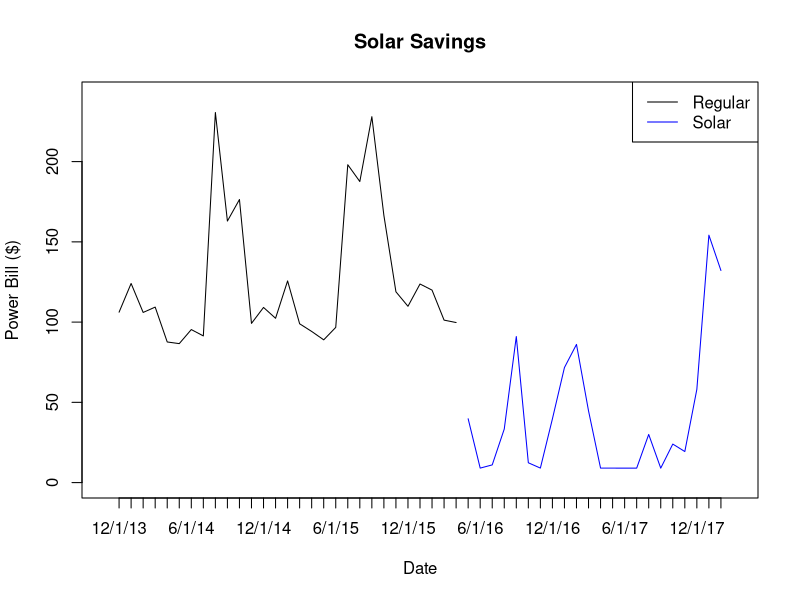
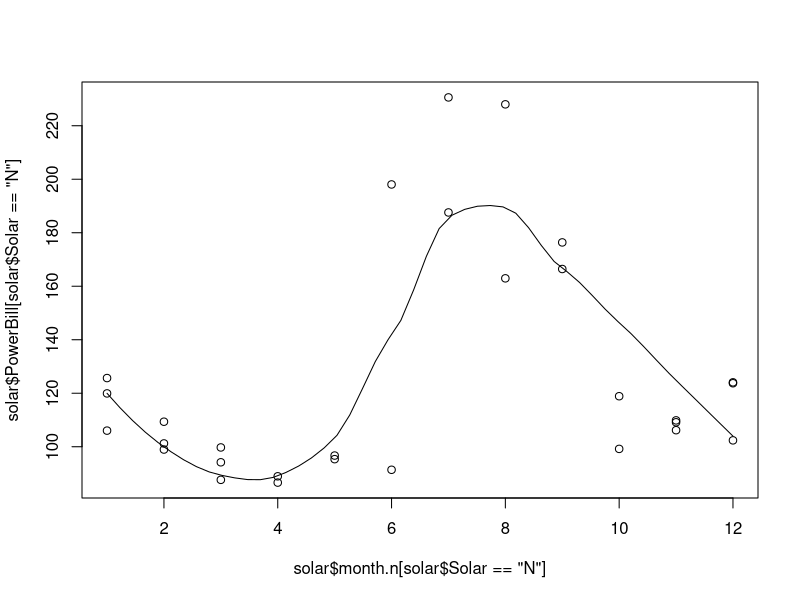
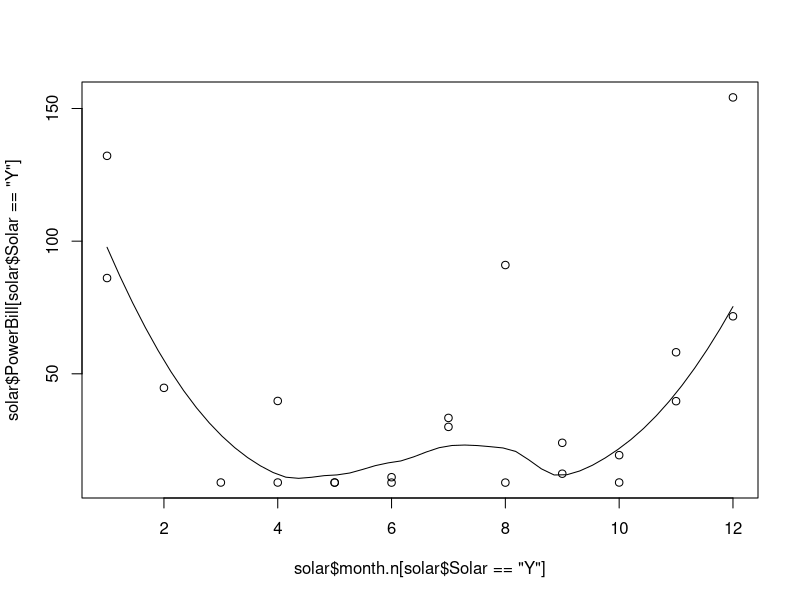
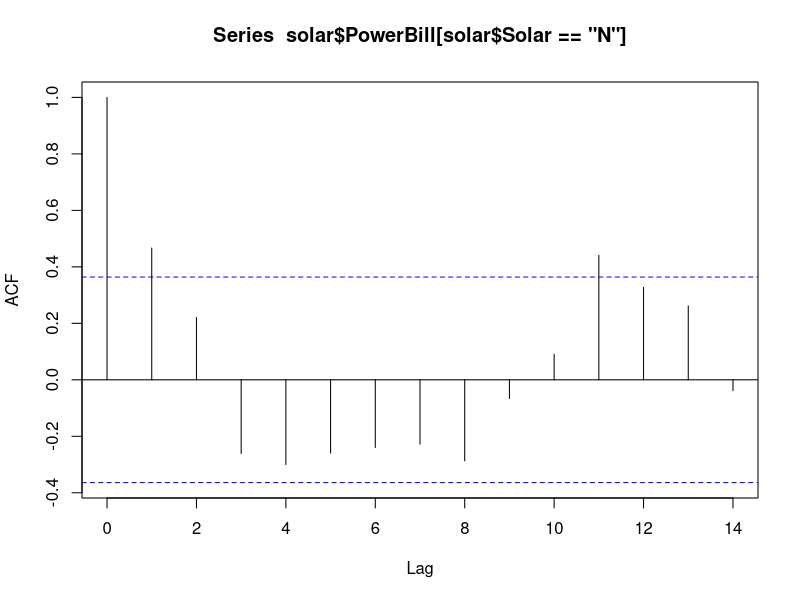
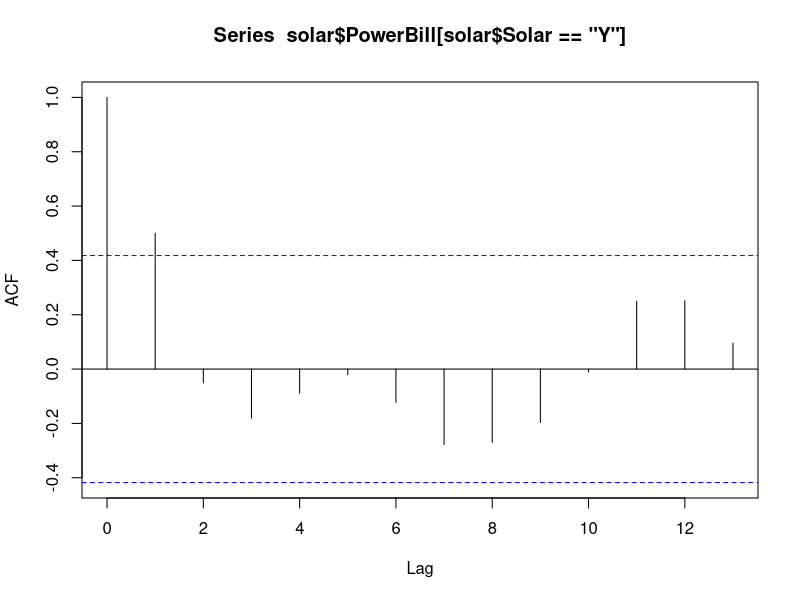
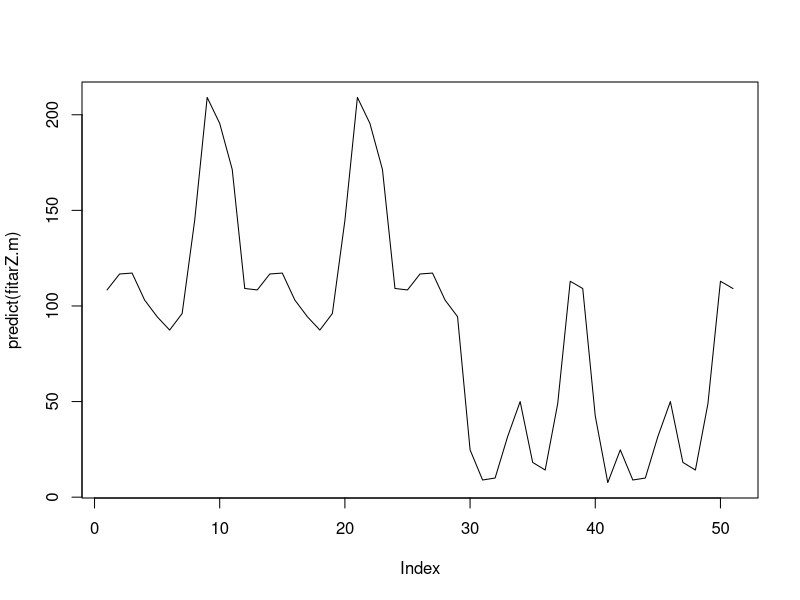
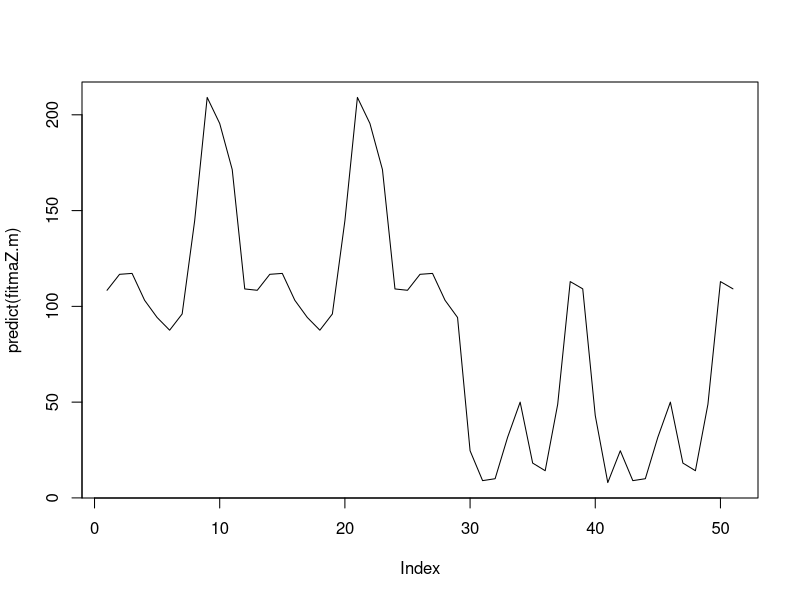
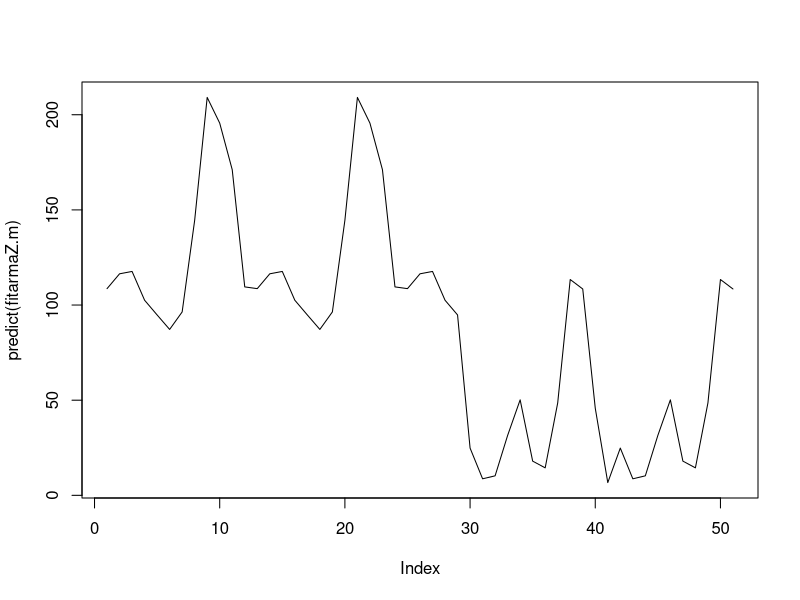

Generate these figures, in order, with R: (Note: this script raises an error after producing the figures.)
#
library(nlme)

solar <- read.csv("SolarSavings.csv",as.is=TRUE)
plot(solar$PowerBill[solar$Solar=='N'],xlim=c(0,52),ylim=c(0,240),type="l",xaxt="n", ylab="Power Bill ($)", xlab="Date", main= "Solar Savings")
axis(1,at=1:nrow(solar),labels=solar$Date)

lines((1:nrow(solar))[solar$Solar=='Y'],solar$PowerBill[solar$Solar=='Y'],col="blue")
legend("topright",col=c("black","blue"),legend=c("Regular", "Solar"),lty=1)

# create time indicator
solar$ztime <- 1:length(solar$Date) - 1
solar$rtime <- c(1:sum(solar$Solar == "N") - 1, 1:sum(solar$Solar == "Y") - 1)

# Create Month column
solar$month.n <- as.numeric(sapply(strsplit(solar$Date, "/"), "[",1)) - 1
solar$month.n[solar$month.n == 0] <- 12
solar$month <-  as.factor(sprintf("%02d",solar$month.n))

# seasonality by month
scatter.smooth(solar$month.n[solar$Solar == "N"],solar$PowerBill[solar$Solar == "N"],degree=2)

scatter.smooth(solar$month.n[solar$Solar == "Y"],solar$PowerBill[solar$Solar == "Y"],degree=2)


# Different seasonality for Solar and Non Solar
sn <- c(0,0,0,0,0,1,1,1,1,0,0,0) 
sy <- c(1,1,0,0,0,0,0,0,0,0,1,1) 


solar$season <- sapply(1:length(solar$Solar), function(i) ifelse(solar$Solar[i] == "N",  sn[solar$month.n[i]], sy[solar$month.n[i]])) + 1


# Explore Correlation
acf(solar$PowerBill[solar$Solar == "N"])
acf(solar$PowerBill[solar$Solar == "Y"])



#########################
# Ztime models by month # 
#########################

# Fit AR(1) model
fitarZ.m <- gls(PowerBill ~ -1 + month:Solar, correlation = corAR1(form=~ztime),data=solar,method="ML")
summary(fitarZ.m)
plot(predict(fitarZ.m),type="l")

# Fit MA(1)
fitmaZ.m <- gls(PowerBill ~ -1 + month:Solar, correlation = corARMA(form=~ztime,p=0,q=1),data=solar,method="ML")
summary(fitmaZ.m)
plot(predict(fitmaZ.m),type="l")

# Fit ARMA(1,1)
fitarmaZ.m <- gls(PowerBill ~ -1 + month:Solar, correlation = corARMA(form=~ztime,p=1,q=1),data=solar,method="ML")
summary(fitarmaZ.m)
plot(predict(fitarmaZ.m),type="l")

######################
# Ztime Models By PS #
######################
# effect for 'peak' season

# fit AR(1)
fitarZ.ps <- gls(PowerBill ~ -1 + as.factor(season):Solar, correlation = corAR1(form=~ztime),data=solar,method="ML")
summary(fitarZ.ps)
plot(predict(fitarZ.ps),type="l")


# Fit MA(1)
fitmaZ.ps <- gls(PowerBill ~ -1 + as.factor(season):Solar, correlation = corARMA(form=~ztime|Solar,p=0,q=1),data=solar,method="ML")
summary(fitmaZ.ps)
plot(predict(fitmaZ.ps),type="l")

# Fit ARMA(1,1)
fitarmaZ.ps <- gls(PowerBill ~ -1 + as.factor(season):Solar, correlation = corARMA(form=~ztime|Solar,p=1,q=1),data=solar,method="ML")
summary(fitarmaZ.ps)
plot(predict(fitarmaZ.ps),type="l")


############################
# Time by Solar, Non Solar #
# 'rtime'                  #
############################
#effect for month
fitar.m <- gls(PowerBill ~ -1 + as.factor(month.n):Solar, correlation = corARMA(form=~rtime|Solar,p=1,q=0),data=solar,method="ML")
summary(fitar.m)
plot(predict(fitar.m),type="l")

fitma.m <- gls(PowerBill ~ -1 + as.factor(month.n):Solar, correlation = corARMA(form=~rtime|Solar,p=0,q=1),data=solar,method="ML")
summary(fitma.ps)
plot(predict(fitma.m),type="l")

fitarma.m <- gls(PowerBill ~ -1 + as.factor(month.n):Solar, correlation = corARMA(form=~rtime|Solar,p=1,q=1),data=solar,method="ML")
summary(fitarma.m)
plot(predict(fitma.m),type="l")


# effect for peak season
fitar.ps <- gls(PowerBill ~ -1 + as.factor(season):Solar, correlation = corARMA(form=~rtime|Solar,p=1,q=0),data=solar,method="ML")
summary(fitar.ps)
plot(predict(fitar.ps),type="l")

fitma.ps <- gls(PowerBill ~ -1 + as.factor(season):Solar, correlation = corARMA(form=~rtime|Solar,p=0,q=1),data=solar,method="ML")
summary(fitma.ps)
plot(predict(fitma.ps),type="l")

fitarma.ps <- gls(PowerBill ~ -1 + as.factor(season):Solar, correlation = corARMA(form=~rtime|Solar,p=1,q=1),data=solar,method="ML")
summary(fitarma.ps)
plot(predict(fitma.ps),type="l")

AIC(fitarma.ps,fitarma.m,fitar.ps,fitma.ps,fitar.m,fitma.m)

# Prediction into the future
sigma2 <- fitar.ps$sigma^2
phi <- coef(fitar.ps$modelStruct$corStruct,unconstrained=FALSE)

# AR(1)
intervals(fitar.ps)

n.sn <- sum(solar$Solar == "N")
n.sy<- sum(solar$Solar == "Y")

# 1) predict how much has been saved already
w <- "N"
n <- n.sn
k <- n.sy 
R <- diag(k+n)
R <- sigma2*phi^(abs(row(R) - col(R)))
X.all <- model.matrix(~-1 + as.factor(sn[solar$month.n]+1))
Xstar <- X.all[n+1:k,]
X <- X.all[1:n,]
bhat <- coef(fitar.ps)
bw <- 1:2

pred.savings <- Xstar %*% bhat[bw] + R[n+1:k,1:n] %*% solve(R[1:n,1:n]) %*% (solar[solar$Solar == w,"PowerBill"][1:n] - X %*% bhat[bw])
pred.var <- R[n+1:k,n+1:k] - R[n+1:k,1:n] %*% solve(R[1:n,1:n]) %*% R[1:n,n+1:k]
  list(pred.mn,pred.var)
  
A <- matrix(1,ncol=k)
# Expected amount saved
m.sav <- A %*% (pred.savings - solar[solar$Solar == "Y","PowerBill"])
m.sav <- as.numeric(m.sav)

# Confidence interval on amount saved
sd.sav <- as.numeric(sqrt(A %*% pred.var %*% t(A)))
m.sav + c(-1,1) * qnorm(0.975) * sd.sav


prediction <- function(n,k,R,X.all,bw,w) {
  Xstar <- X.all[n+1:k,]
  X <- X.all[1:n,]
  pred.mn <- Xstar %*% bhat[bw] + R[n+1:k,1:n] %*% solve(R[1:n,1:n]) %*% (solar[solar$Solar == w,"PowerBill"][1:n] - X %*% bhat[bw])
  pred.var <- R[n+1:k,n+1:k] - R[n+1:k,1:n] %*% solve(R[1:n,1:n]) %*% R[1:n,n+1:k]
  list(pred.mn,pred.var)
}


# General prediction for k months into the future into the future
k <- 12

predict.sav <- function(k) {
	months <- c(solar$month.n,rep(c(2:12,1),times=ceiling(k/12))[1:k])
	
	R.n <- diag(k+n.sn+n.sy)
	R.n <- sigma2*phi^(abs(row(R.n) - col(R.n)))
	nn <- n.sn
	kn <- k+n.sy
	xn <- as.factor(sn[months]+1)
	Xn.all <- model.matrix(~-1 + xn)
	
	R.s <- diag(k+n.sy)
	R.s <- sigma2*phi^(abs(row(R.s) - col(R.s)))
	ns <- n.sy
	ks <- k
	xs <- as.factor(sy[months[(n.sn+1):length(months)]]+1)
	Xs.all <- model.matrix(~-1 + xs)
	
	if (k != 0) {
	  p.s <- prediction(ns,ks,R.s,Xs.all,3:4,"Y")
	  As <- matrix(1,ncol=k)
	  v.s <- As %*% p.s[[2]] %*% t(As) 
	} else {
	  p.s <- list(0,0)
	  v.s <- 0
	}
	p.n <- prediction(nn,kn,R.n,Xn.all,1:2,"N")
	
	m.sav <- sum(p.n[[1]]) - sum(p.s[[1]]) - sum(solar[solar$Solar == "Y","PowerBill"])
	
	An <- matrix(1,ncol=n.sy+k)
	sd.sav <- as.numeric(sqrt(v.s + An %*% p.n[[2]] %*% t(An)))
	c(est=m.sav, m.sav + c(lower=-1,upper=1) * qnorm(0.975) * sd.sav)
}

# show savings for years
years <- 5
m.out <- seq(0,years*12,by=12)

out <- sapply(m.out,predict.sav)
plot(0:years,out[1,],type="l",ylim=c(min(out),max(out)))
lines(0:years,out[2,],lty=2)
lines(0:years,out[3,],lty=2)

# show savings by months
m <- 12*8
out <- sapply(0:m,predict.sav)
plot(0:m,out[1,],type="l",ylim=c(min(out),max(out)))
lines(0:m,out[2,],lty=2)
lines(0:m,out[3,],lty=2)
abline(h=8000,col="red")
which(out[2,] > 8000)[1]
which(out[3,] > 8000)[1]

# predict number of months to recoop $8000 dollars
single.draw <- function(k,mu,R) {
  vv <- t(chol(R))
  vv %*% rnorm(k) + mu
}

predict.sav.sim <- function(m=5000,k) {
	months <- c(solar$month.n,rep(c(2:12,1),times=ceiling(k/12))[1:k])
	
	R.n <- diag(k+n.sn+n.sy)
	R.n <- sigma2*phi^(abs(row(R.n) - col(R.n)))
	nn <- n.sn
	kn <- k+n.sy
	xn <- as.factor(sn[months]+1)
	Xn.all <- model.matrix(~-1 + xn)
	
	R.s <- diag(k+n.sy)
	R.s <- sigma2*phi^(abs(row(R.s) - col(R.s)))
	ns <- n.sy
	ks <- k
	xs <- as.factor(sy[months[(n.sn+1):length(months)]]+1)
	Xs.all <- model.matrix(~-1 + xs)

	p.s <- prediction(ns,ks,R.s,Xs.all,3:4,"Y")
	p.n <- prediction(nn,kn,R.n,Xn.all,1:2,"N")
	
	m.sav <- sum(p.n[[1]]) - sum(p.s[[1]]) - sum(solar[solar$Solar == "Y","PowerBill"])
	
	single.draw <- function(k,mu,R) {
     vv <- t(chol(R))
     p <- vv %*% rnorm(k) + mu
     p[p<0] <- 0
     p
    }
    pred.s <- sapply(1:m, function(i) {
      pb.s <- c(solar[solar$Solar == "Y","PowerBill"], single.draw(ks,p.s[[1]],p.s[[2]]))
      pb.n <- single.draw(kn,p.n[[1]],p.n[[2]])
      cumsum(pb.n - pb.s)
    } )
    
   rbind(est=apply(pred.s,1,mean),apply(pred.s,1,quantile,p=c(0.025,0.975)))
}

predict.days.sim <- function(m=5000) {
	k <- 12*8
	months <- c(solar$month.n,rep(c(2:12,1),times=ceiling(k/12))[1:k])
	
	R.n <- diag(k+n.sn+n.sy)
	R.n <- sigma2*phi^(abs(row(R.n) - col(R.n)))
	nn <- n.sn
	kn <- k+n.sy
	xn <- as.factor(sn[months]+1)
	Xn.all <- model.matrix(~-1 + xn)
	
	R.s <- diag(k+n.sy)
	R.s <- sigma2*phi^(abs(row(R.s) - col(R.s)))
	ns <- n.sy
	ks <- k
	xs <- as.factor(sy[months[(n.sn+1):length(months)]]+1)
	Xs.all <- model.matrix(~-1 + xs)

	p.s <- prediction(ns,ks,R.s,Xs.all,3:4,"Y")
	p.n <- prediction(nn,kn,R.n,Xn.all,1:2,"N")
	
	m.sav <- sum(p.n[[1]]) - sum(p.s[[1]]) - sum(solar[solar$Solar == "Y","PowerBill"])
	
	single.draw <- function(k,mu,R) {
     vv <- t(chol(R))
     p <- vv %*% rnorm(k) + mu
     p[p<0] <- 0
     p
    }
    pred.s <- sapply(1:m, function(i) {
      pb.s <- c(solar[solar$Solar == "Y","PowerBill"], single.draw(ks,p.s[[1]],p.s[[2]]))
      pb.n <- single.draw(kn,p.n[[1]],p.n[[2]])
      which(cumsum(pb.n - pb.s) > 8000)[1] - n.sy
    } )
    
   c(est=mean(pred.s),quantile(pred.s,p=c(0.025,0.975)))
}

predict.days.sim()







# Simulate data to get confidence interval on Amount Saved (validate CI)

m <- 5000
preds <- sapply(1:m, function(i) single.draw(k,pred.savings,pred.var))
ci.pred.s <- t(apply(preds,1,quantile,p=c(0.025,0.975)))


# via simulation
preds.sav <- apply(preds,2,function(x) sum(x - solar[solar$Solar == "Y","PowerBill"]))

mean(preds.sav)
sd(preds.sav)
quantile(preds.sav,c(0.025,0.975))

# Confidence Interval On Prediction
ci.pred <- cbind(pred.savings,pred.savings) + qnorm(0.975)*sqrt(diag(pred.var)) %*% cbind(-1,1)

#
plot(solar$PowerBill[solar$Solar=='N'],xlim=c(0,52),ylim=c(0,240),type="l",xaxt="n", ylab="Power Bill ($)", xlab="Date", main= "Solar Savings")
axis(1,at=1:nrow(solar),labels=solar$Date)

lines((1:nrow(solar))[solar$Solar=='Y'],solar$PowerBill[solar$Solar=='Y'],col="blue")
legend("topright",col=c("black","blue"),legend=c("Regular", "Solar"),lty=1)

lines(n+1:k,pred.savings)
lines(n+1:k,ci.pred[,1],lty=2)
lines(n+1:k,ci.pred[,2],lty=2)



# Test with no seasonal effect
###
fitar <-  gls(PowerBill ~ -1 + Solar, correlation = corARMA(form=~rtime|Solar,p=1,q=0),data=solar,method="ML")
summary(fitar)

sigma2 <- fitar$sigma^2
phi <- 0.5185

n <- n.sn
k <- n.sy 
R <- diag(k+n)
R <- (sigma2/(1-phi^2))*phi^(abs(row(R) - col(R)))
#X.all <- model.matrix(~ 1, data=solar)
Xstar <- matrix(1,nrow=k)
X <- matrix(1,nrow=n)
bw <- c(1)
bhat <- coef(fitar)

pred.savings <- Xstar %*% bhat[bw] + R[n+1:k,1:n] %*% solve(R[1:n,1:n]) %*% (solar[solar$Solar == w,"PowerBill"][1:n] - X %*% bhat[bw])
pred.var <- R[n+1:k,n+1:k] - R[n+1:k,1:n] %*% solve(R[1:n,1:n]) %*% R[1:n,n+1:k]

m <- 5000
preds <- sapply(1:m, function(i) single.draw(k,pred.savings,pred.var))
ci.pred <- t(apply(preds,1,quantile,p=c(0.025,0.975)))

ci.pred <- cbind(pred.savings,pred.savings) + qnorm(0.975)*sqrt(diag(pred.var)) %*% cbind(-1,1)


plot(solar$PowerBill[solar$Solar=='N'],xlim=c(0,52),ylim=c(0,240),type="l",xaxt="n", ylab="Power Bill ($)", xlab="Date", main= "Solar Savings")
axis(1,at=1:nrow(solar),labels=solar$Date)

lines((1:nrow(solar))[solar$Solar=='Y'],solar$PowerBill[solar$Solar=='Y'],col="blue")
legend("topright",col=c("black","blue"),legend=c("Regular", "Solar"),lty=1)

lines(n+1:k,pred.savings)
lines(n+1:k,ci.pred[,1],lty=2)
lines(n+1:k,ci.pred[,2],lty=2)

# Months correlated
mn <- sapply(table(solar$month.n[solar$Solar == "N"]),function(x) 1:x)
my <- sapply(table(solar$month.n[solar$Solar == "Y"]),function(x) 1:x)
for (i in 1:12) {
  solar$mc[solar$month.n == i & solar$Solar=="N"] <- mn[[i]]
  solar$mc[solar$month.n == i & solar$Solar=="Y"] <- my[[i]]
}

fitar.m <- gls(PowerBill ~ -1 + as.factor(season):Solar, correlation = corAR1(form=~mc|Solar/month), data=solar)

# TO DO:
# Check assumptions
# - decorrelate and check

# Make predictions 
# - errors on
# - simulation study?

# Predictive accuracy




